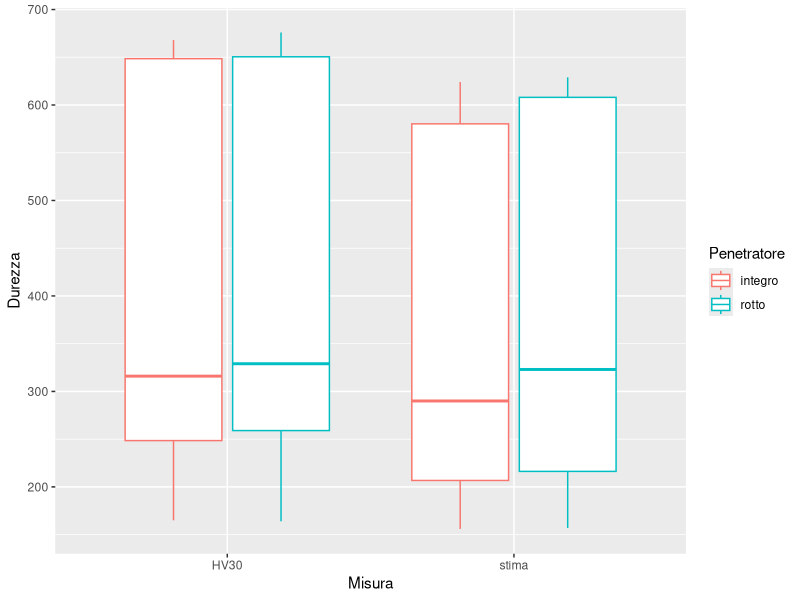
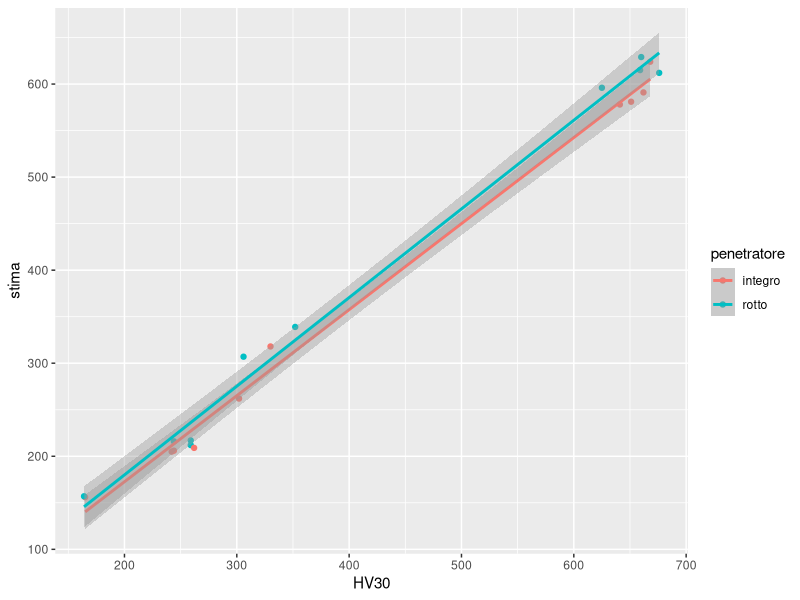
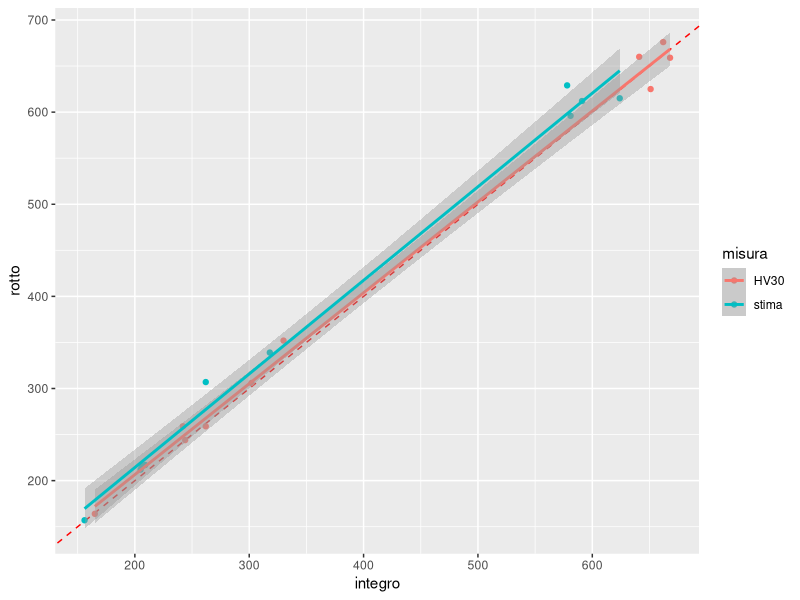
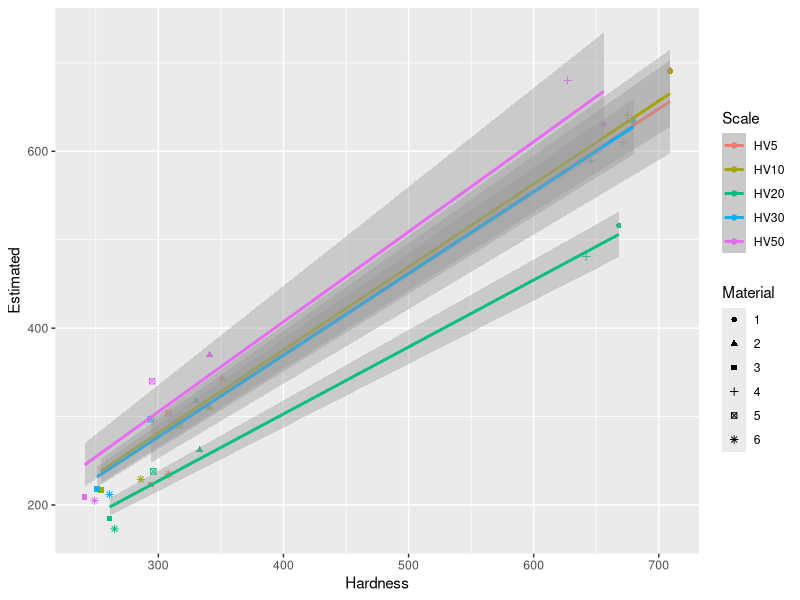
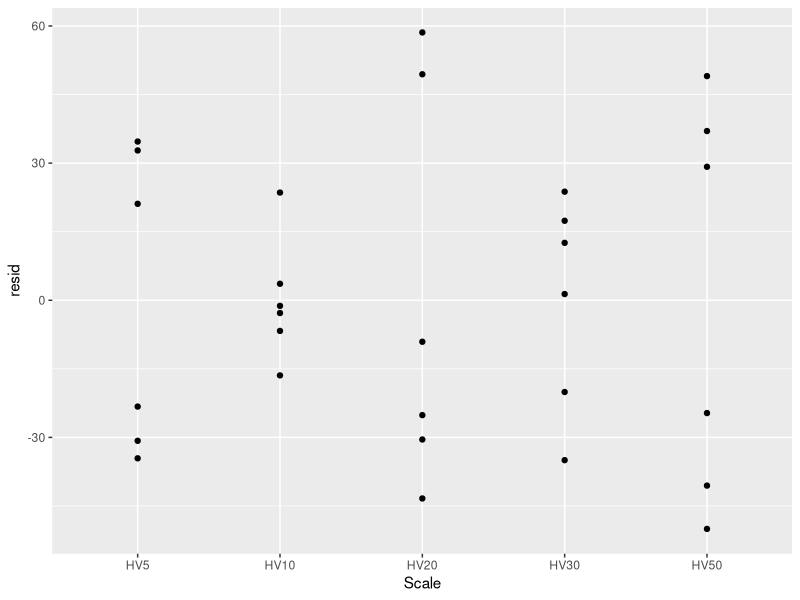
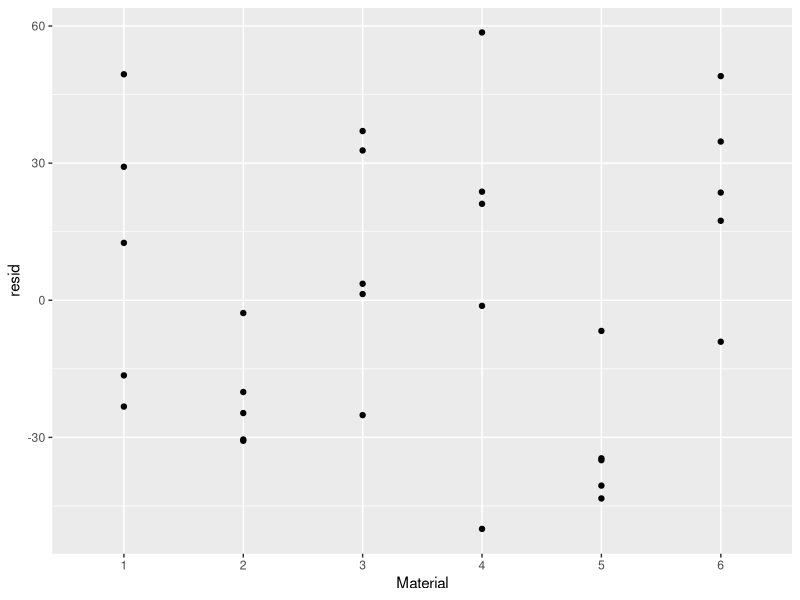
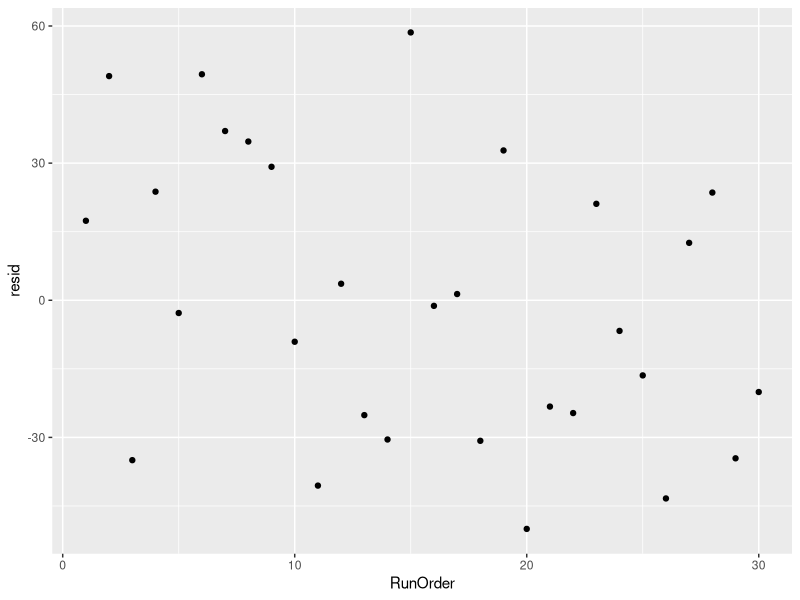
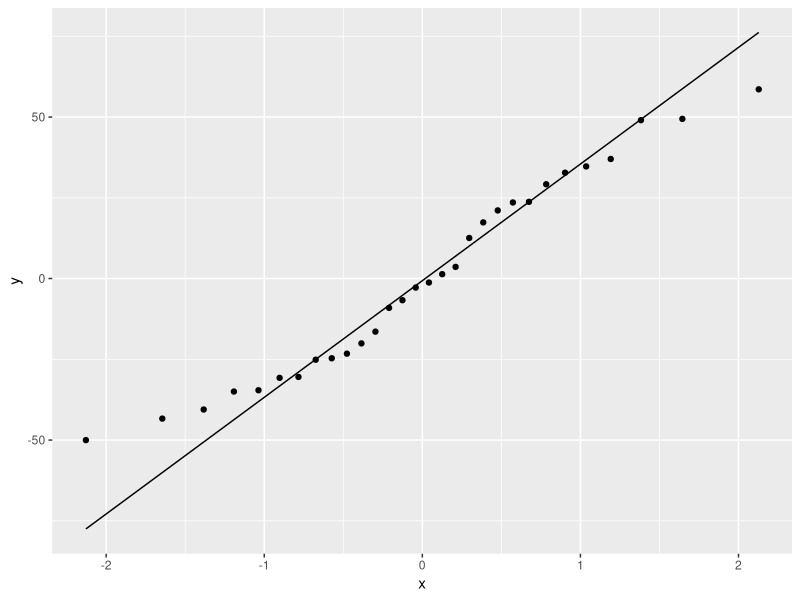

Write the R code that produced these figures, in order.
## ---- chunk 1
#| label: setup
#| include: false
knitr::opts_chunk$set(
  fig.align = "center",
  # This for default device
  out.width = "16cm",
  # This two for high quality charts:
  fig.dim = c(16, 9)*0.4
)
library(tidyverse)
library(stringr)
library(modelr)
library(broom)
library(knitr)
## ---- chunk 2
#| include: false
df_a<-tibble(
  material=1:10, #materiale
  HV30_OK=NA,    #misura effettiva, indentatore integro   
  HV30_NOK=NA,   #misura effettiva, indentatore danneggiato        
  stima_OK=NA,   #stima della macchina, indentatore integro
  stima_NOK=NA,  #stima della macchina, indentaore danneggiato
  HV30_dd=NA,    #misura effettiva usando due volte la diagonale visibile, indentatore danneggiato
  stima_dd=NA,   #stima della macchina, indentatore danneggiato per misura con doppia diagonale
)               

write.csv(df_a,"misure_HV_30.csv") #per avere la tabella in formato .csv così da poter essere riempita dallo sperimentatore

kable(head(df_a,8), caption = "Tabella di raccolta dati per T-test")
## ---- chunk 3
df_a$stima_OK=c(591,205,209,262,318,578,206,156,624,581)
df_a$HV30_NOK = c(676,259,259,306,352,660,244,164,659,625)
df_a$HV30_OK=c(662,242,262,302,330,641,244,165,668,651)
df_a$stima_NOK = c(612,212,217,307,339,629,216,157,615,596)
df_a$HV30_dd=c(648,256,253,297,351,652,247,166,659,635)      
df_a$stima_dd=c(612,219,218,297,337,621,218,157,618,596)

kable(head(df_a,8),caption = "Tabella di raccolta dati per T-test")
## ---- chunk 4
#| include: false
dfv <- df_a %>%
  select(material:stima_NOK)%>%
  pivot_longer(-material, 
               names_sep="_", 
               names_to = c("misura","ok"), 
               values_to="durezza") %>% 
  mutate(ok=ifelse(ok=="OK","integro","rotto"))
dfv %>% head() %>% kable()
## ---- chunk 5
dfv %>% 
  ggplot(aes(x=misura, y=durezza, color=ok)) +
  geom_boxplot() +
  labs(x="Misura", y="Durezza", color="Penetratore")
## ---- chunk 6
dfv %>%
  pivot_wider(names_from = misura, values_from = durezza) %>% 
  ggplot(aes(x=HV30, y=stima, color=ok)) + 
  geom_point() + 
  geom_smooth(method="lm", formula=y~x) +
  labs(color="penetratore") 
## ---- chunk 7
dfv %>%
  pivot_wider(names_from = ok, values_from = durezza) %>% 
  ggplot(aes(x=integro, y=rotto, color=misura)) + 
  geom_abline(slope=1, intercept=0, color="red", lty=2) +
  geom_point() + 
  geom_smooth(method="lm", formula=y~x)
## ---- chunk 8
dfv %>% pivot_wider(names_from = ok, values_from = durezza) %>% 
  split(~misura) %>% {
    reduce2(., names(.), \(acc, d, n) {
      t <- t.test(d$integro, d$rotto, paired = T)
      bind_rows(acc, tidy(t) %>% mutate(group=n, .before=1))
    }, .init=tibble())
  } %>% 
  relocate(p.value, .after=-1) %>% 
  mutate(
    significant = p.value < 0.05, 
    across(c(statistic, conf.low, conf.high, p.value), ~round(., 3))) %>%
  select(-method, -alternative) %>%
  kable()
## ---- chunk 9
t.test(df_a$HV30_OK,df_a$HV30_dd,paired = T)%>%tidy()%>%kable()
## ---- chunk 10
df_b<-expand.grid(
  Scale=c("HV5","HV10","HV20","HV30","HV50"),
  Material=1:6
)%>%
  relocate(Material,.before = Scale)%>%
  mutate(
    StdOrder = 1:n(),
    RunOrder = sample(n()),
    .before=Material
  )%>%
  mutate(
    Estimated=NA,
    Hardness=NA
  )%>%
  arrange(RunOrder)%>%
  tibble()

kable(head(df_b,6), caption = "Tabella di raccolti dati per taratura")

## ---- chunk 11
df_b<-df_b%>%
  arrange(StdOrder) %>%
  mutate(Load = str_extract(Scale, "HV(\\d+)", group=1) %>% as.numeric(), .after=Scale) %>%
  mutate(
    Estimated=c(692,690,516,634,630,343,310,262,318,370,223,217,185,218,209,
                610,641,481,589,680,304,290,238,297,340,235,229,173,212,205),
    Hardness=c(709,709,668,680,656,351,341,333,330,341,294,254,261,251,241,
                671,675,642,646,627,308,317,296,294,295,308,286,265,261,249)
    
  ) %>%
  mutate(Material=factor(Material))

## ---- chunk 12
#| warning: false
df_b %>%
  ggplot(aes(x=Hardness, y=Estimated, group=Scale, color=Scale)) + 
  geom_point(aes(shape=Material)) + 
  geom_smooth(method="lm", formula=y~x-1)
## ---- chunk 13
df_b.lm <- lm(Hardness~Estimated + Scale, data = df_b)

anova(df_b.lm)
## ---- chunk 14
df_b %>% 
  add_residuals(df_b.lm) %>%
  ggplot(aes(x=Scale, y=resid)) + 
  geom_point()
df_b %>% 
  add_residuals(df_b.lm) %>%
  ggplot(aes(x=Material, y=resid)) + 
  geom_point()
df_b %>% 
  add_residuals(df_b.lm) %>%
  ggplot(aes(x=RunOrder, y=resid)) + 
  geom_point()
df_b %>% 
  add_residuals(df_b.lm) %>%
  ggplot(aes(sample=resid)) + 
  geom_qq() + 
  geom_qq_line()

df_b %>%
  add_residuals(df_b.lm) %>%
  pull(resid) %>%
  shapiro.test()
## ---- chunk 15
df_b %>%
  group_by(Scale) %>%
  summarise(slope = lm(Hardness~Estimated - 1) %>% coefficients())
## ---- chunk 16
df_b %>%
  split(~Scale) %>%
  map_dfr(~{
    d.lm <- lm(Hardness ~ Estimated - 1, data = .x)
    tibble(
      Scale = unique(.x$Scale),
      Slope = coef(d.lm),
      Residual_min = min(residuals(d.lm)),
      Residual_max = max(residuals(d.lm)),
      CI_low = confint(d.lm)[1, 1],
      CI_high = confint(d.lm)[1, 2]
    )
  })%>%
  kable()
## ---- chunk 17
#| warning: false

# Modelli per ciascuna scala
df_models <- df_b %>%
  group_split(Scale) %>%
  set_names(map_chr(., ~ unique(.x$Scale))) %>%
  map(~ {
    mod <- lm(Hardness ~ Estimated - 1, data = .x)
    .x %>%
      add_residuals(mod) %>%
      mutate(model = list(mod))
  })

# Unione in unico dataframe
df_resid <- bind_rows(df_models, .id = "Scale")

# Residui vs Scale
ggplot(df_resid, aes(x = Scale, y = resid)) +
  geom_point() +
  labs(title = "Residui vs Scale")

# Residui vs Material
ggplot(df_resid, aes(x = Material, y = resid)) +
  geom_point() +
  labs(title = "Residui vs Material")

# Residui vs RunOrder
ggplot(df_resid, aes(x = RunOrder, y = resid)) +
  geom_point() +
  labs(title = "Residui vs RunOrder")

# QQ-plot per ogni scala
ggplot(df_resid, aes(sample = resid)) +
  geom_qq() +
  geom_qq_line() +
  facet_wrap(~ Scale, scales = "free") +
  labs(title = "QQ-plot dei residui per scala")

#Shapiro-Wilk  per ogni scala
df_shapiro <- df_resid %>%
  group_by(Scale) %>%
  summarise(
    p_value = shapiro.test(resid)$p.value,
    W = shapiro.test(resid)$statistic
  )

print(df_shapiro)%>%kable()

